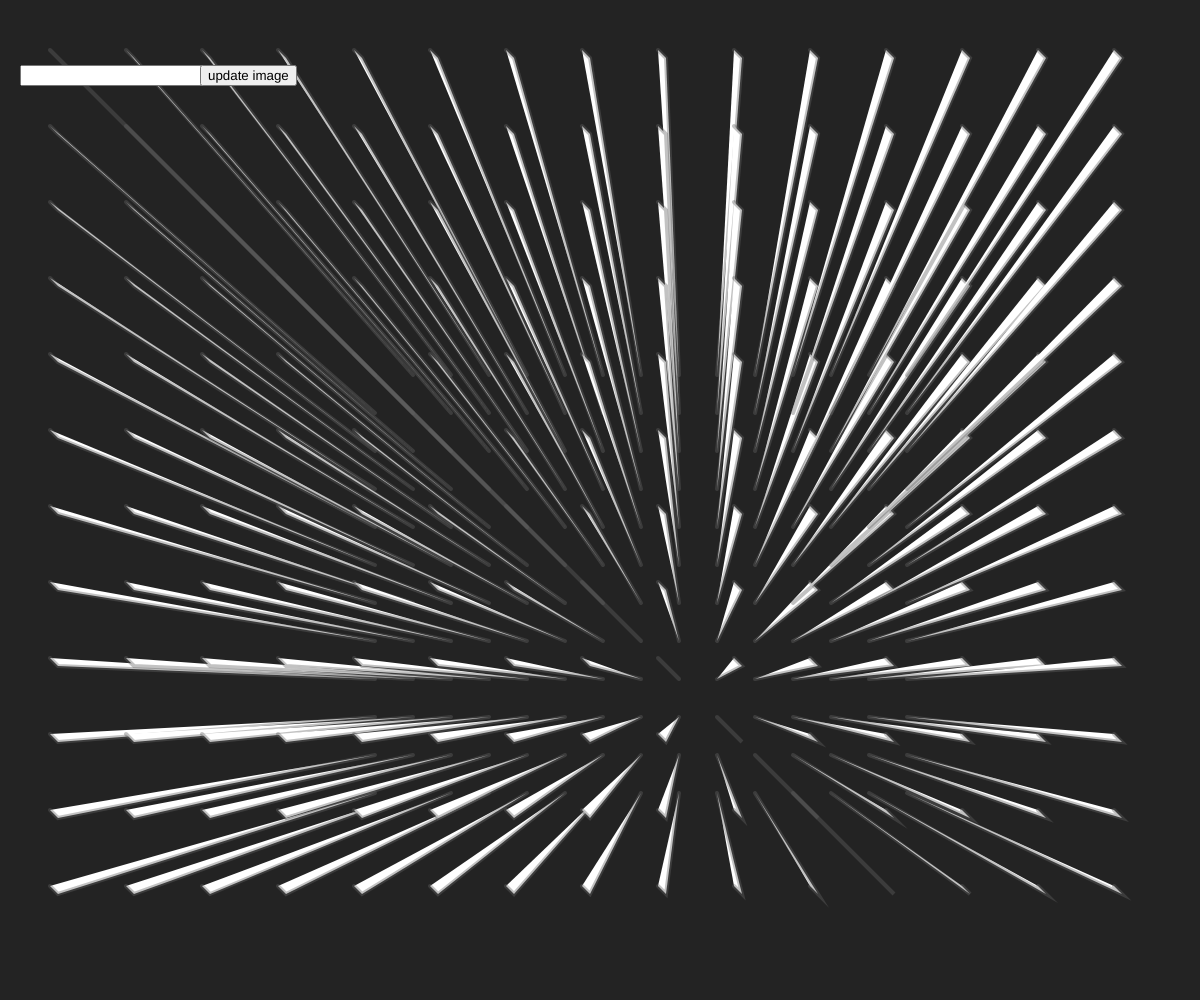
Frame 1 (no input)
Frame 60 (no input): identical to frame 1, image omitted
Frame 120 (the mouse pressed at the canvas centre since frame 60): identical to frame 1, image omitted

The p5.js sketch that drew this single still picture (run headless with seeded random() and noise() and a simulated clock; from frame 60 on, the mouse is pressed at the canvas centre):

// p5.js sketch
// ── sketch.js
var grid = 8; // changes grid units & base of "pointed needles"
var inc = 76; // less or more "pointed needles"
var stretch; // subtley moves center point
var input, button;

function setup() {
  createCanvas(windowWidth, windowHeight);
  background(35);
  stretch = 350;
  input = createInput();
  input.position(20, 65);

  button = createButton('update image');
  button.position(200, 65);
  button.mousePressed(updateImage);
}

function draw() {
  background(35);
  fill(255, 255, 255);
  stroke(100, 100, 100, 100);
  strokeWeight(4);
  for(var x = 50; x <= width-50; x += inc){
    for (var y = 50; y <= height-50; y += inc){
      beginShape();
      vertex(x,y);
      vertex(x+ grid, y+ grid);
      vertex((x/2) + stretch, (y/2) + stretch);
      endShape();
    }
  }
}

function updateImage () {
  var newNumber = Number(input.value());
  stretch = newNumber;
}
